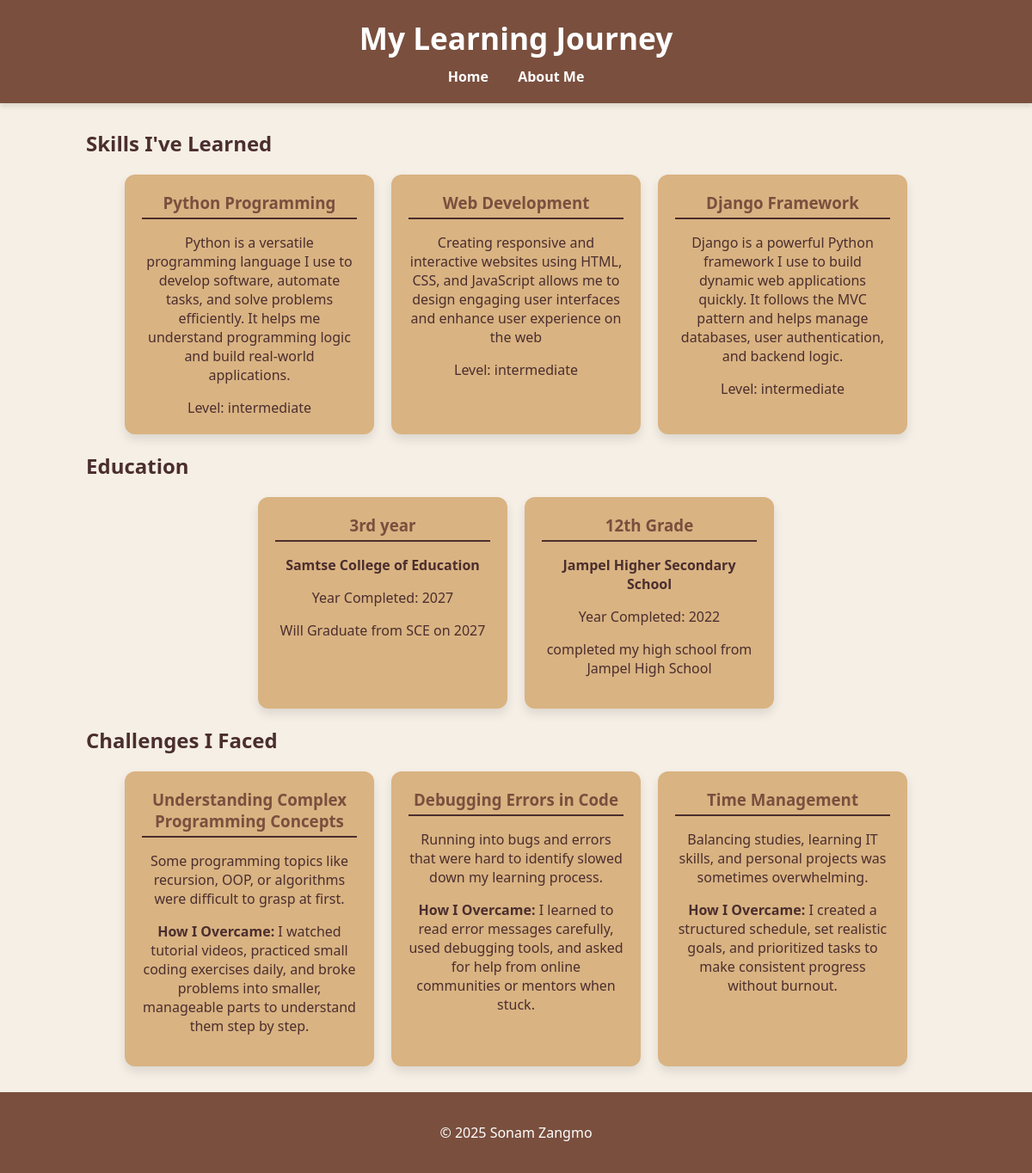
The page / on the database its author committed.
### szJourney/models.py (models this page shows, shortened)
class Skill(models.Model):
    name = models.CharField(max_length=100)
    description = models.TextField()
    level = models.CharField(max_length=50)  # e.g. Beginner, Intermediate, Advanced

class Education(models.Model):
    institution = models.CharField(max_length=150)
    degree = models.CharField(max_length=150)
    year_completed = models.IntegerField()
    description = models.TextField(blank=True, null=True)

class Challenge(models.Model):
    title = models.CharField(max_length=150)
    description = models.TextField()
    how_overcome = models.TextField(blank=True, null=True)

### szJourney/views.py (the view)
# urls.py: path('', views.index, name='index'),
def index(request):
    skills = Skill.objects.all()
    challenges = Challenge.objects.all()
    education = Education.objects.all()
    return render(request, 'index.html', {
        'skills': skills,
        'challenges': challenges,
        'education': education
    })

### szJourney/templates/index.html (shortened to what this page needs)
{% load static %}
<!DOCTYPE html>
<html lang="en">
<head>
    <link rel="stylesheet" href="{% static 'styles/style.css' %}">
</head>
<body>
    <header>
        <h1>My Learning Journey</h1>
        <nav>
            <a href="{% url 'index' %}">Home</a>
            <a href="{% url 'about_me' %}">About Me</a>
        </nav>
    </header>
    <main>
        <section>
            <h2>Skills I've Learned</h2>
            <div class="card-container">
                {% for skill in skills %}
                    <div class="card">
                        <h3>{{ skill.name }}</h3>
                        <p>{{ skill.description }}</p>
                        <span class="level">Level: {{ skill.level }}</span>
                    </div>
                {% empty %}
                    <p>No skills added yet.</p>
                {% endfor %}
            </div>
        </section>
        <section>
            <h2>Education</h2>
            <div class="card-container">
                {% for edu in education %}
                    <div class="card">
                        <h3>{{ edu.degree }}</h3>
                        <p><strong>{{ edu.institution }}</strong></p>
                        <p>Year Completed: {{ edu.year_completed }}</p>
                        <p>{{ edu.description }}</p>
                    </div>
                {% empty %}
                    <p>No education details added yet.</p>
                {% endfor %}
            </div>
        </section>
        <section>
            <h2>Challenges I Faced</h2>
            <div class="card-container">
                {% for challenge in challenges %}
                    <div class="card">
                        <h3>{{ challenge.title }}</h3>
                        <p>{{ challenge.description }}</p>
                        {% if challenge.how_overcome %}
                            <p><strong>How I Overcame:</strong> {{ challenge.how_overcome }}</p>
                        {% endif %}
                    </div>
                {% empty %}
                    <p>No challenges recorded yet.</p>
                {% endfor %}
            </div>
        </section>
    </main>
    <footer>
        <p>&copy; 2025 Sonam Zangmo</p>
    </footer>
</body>
</html>

### szJourney/static/styles/style.css (style rules this page uses)
body { font-family: 'Segoe UI', Tahoma, Geneva, Verdana, sans-serif; margin: 0; padding: 0; background-color: #f5efe6; color: #4b2e2e; }
a { text-decoration: none; color: #4b2e2e; }
header { background-color: #7a4f3e; color: white; padding: 20px 0; text-align: center; box-shadow: 0 4px 6px rgba(0,0,0,0.1); }
header h1 { margin: 0; font-size: 2.2rem; }
header nav { margin-top: 10px; }
header nav a { color: white; margin: 0 15px; font-weight: bold; transition: color 0.3s; }
main { max-width: 1000px; margin: 30px auto; padding: 0 20px; }
.card-container { display: flex; flex-wrap: wrap; gap: 20px; justify-content: center; }
.card { background-color: #d9b382; color: #4b2e2e; border-radius: 12px; padding: 20px; width: 250px; text-align: center; box-shadow: 0 6px 12px rgba(0,0,0,0.1); transition: transform 0.3s, box-shadow 0.3s; }
.card h3 { margin-top: 0; margin-bottom: 10px; color: #7a4f3e; border-bottom: 2px solid #4b2e2e; padding-bottom: 5px; }
footer { text-align: center; padding: 20px 0; background-color: #7a4f3e; color: white; margin-top: 30px; }

### rows shown on the page
Skill: name "Python Programming", description "Python is a versatile programming language I use to develop software, automate tasks, and solve problems efficiently. It helps me understand programming logic and build real-world applications.", level "intermediate"
Skill: name "Web Development", description "Creating responsive and interactive websites using HTML, CSS, and JavaScript allows me to design engaging user interfaces and enhance user experience on the web", level "intermediate"
Skill: name "Django Framework", description "Django is a powerful Python framework I use to build dynamic web applications quickly. It follows the MVC pattern and helps manage databases, user authentication, and backend logic.", level "intermediate"
Education: degree "3rd year", institution "Samtse College of Education", year_completed "2027", description "Will Graduate from SCE on 2027"
Education: degree "12th Grade", institution "Jampel Higher Secondary School", year_completed "2022", description "completed my high school from Jampel High School"
Challenge: title "Understanding Complex Programming Concepts", description "Some programming topics like recursion, OOP, or algorithms were difficult to grasp at first.", how_overcome "I watched tutorial videos, practiced small coding exercises daily, and broke problems into smaller, manageable parts to understand them step by step."
Challenge: title "Debugging Errors in Code", description "Running into bugs and errors that were hard to identify slowed down my learning process.", how_overcome "I learned to read error messages carefully, used debugging tools, and asked for help from online communities or mentors when stuck."
Challenge: title "Time Management", description "Balancing studies, learning IT skills, and personal projects was sometimes overwhelming.", how_overcome "I created a structured schedule, set realistic goals, and prioritized tasks to make consistent progress without burnout."
